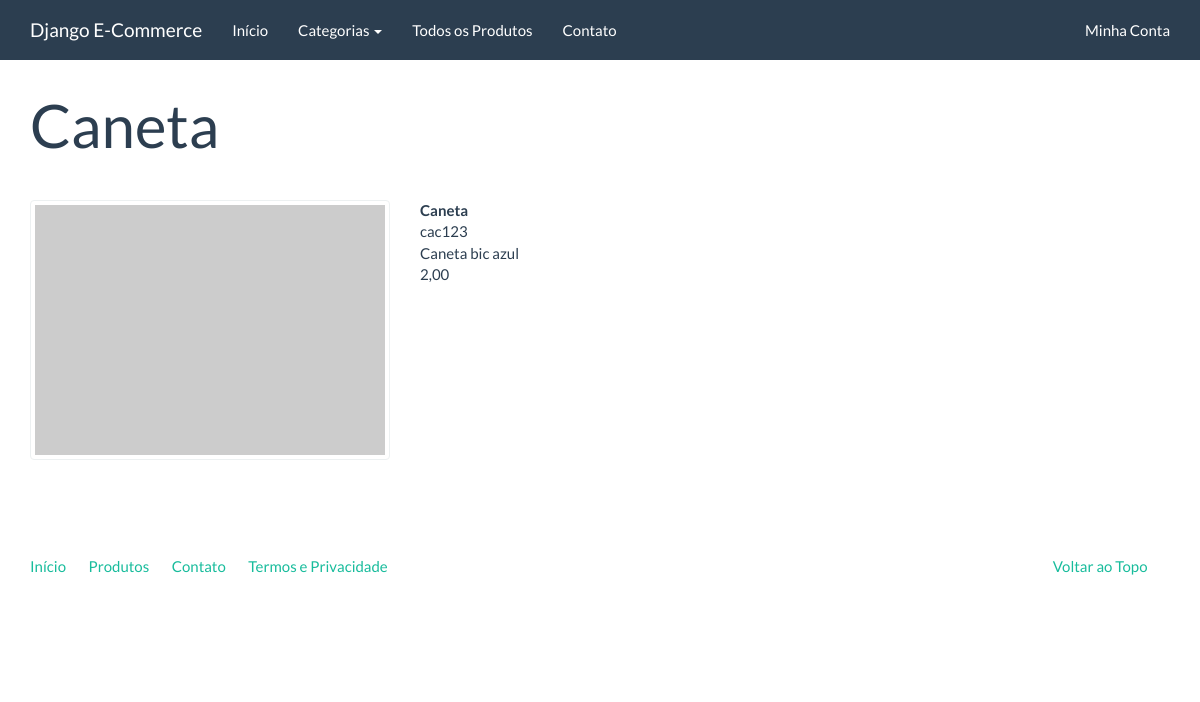
The page /produtos/categoria/cac123 on the database its author committed.
### catalog/models.py (models this page shows, shortened)
class Product(models.Model):
    name = models.CharField('Nome', max_length=100)
    slug = models.SlugField('Identificador', max_length=100)
    category = models.ForeignKey('catalog.Category', verbose_name='Categoria', on_delete=models.PROTECT)
    description = models.TextField('Descrição', blank=True)
    price = models.DecimalField('Preço', decimal_places=2, max_digits=10)
    created = models.DateTimeField('Criado em', auto_now_add=True)
    modified = models.DateTimeField('modificado em', auto_now=True)
    class Meta:
        verbose_name = 'Produto'
        verbose_name_plural = 'Produtos'
        ordering = ['name']

### catalog/views.py (the view)
# urls.py: path('produtos/categoria/<slug:produto_slug>', produtos_unitario, name='produto_unitario'),
def produtos_unitario(request, produto_slug):
    produto_unitario = Product.objects.get(slug=produto_slug)
    return render(request, 'catalog/product.html', {"produto_unitario": produto_unitario} )

### catalog/context_processors.py (called while the page is built)
def categories(request):
    return {
        'categories': Category.objects.all()
    }

### catalog/models.py (called while the page is built)
    def __str__(self):
        return self.name

### catalog/templates/catalog/product.html (shortened to what this page needs)
{% extends "base.html" %}
{% block container %}
<div class="page-header">
  <h1>{{ produto_unitario.name }}</h1>
</div>
<div class="row">
  <div class="col-sm-4">
      <a href="#" class="thumbnail">
          <img src="http://placehold.it/350x250" alt="" />
      </a>
  </div>
  <div class="col-sm-8">
      <dl>
        <dt>{{ produto_unitario.name }}</dt>
        <dd>{{ produto_unitario.slug }}</dd>
        <dd>{{ produto_unitario.description }}</dd>
        <dd>{{ produto_unitario.price }}</dd>
  </div>
</div>
{% endblock %}

### rows shown on the page
Product: name "Caneta", slug "cac123", description "Caneta bic azul", price "2,00"
